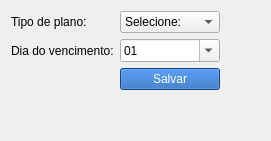
         <widget class="QWidget" name="pagamento_tab">
          <attribute name="title">
           <string>Plano</string>
          </attribute>
          <layout class="QGridLayout" name="gridLayout_20">
           <item row="1" column="0">
            <widget class="QLabel" name="label_35">
             <property name="text">
              <string>Dia do vencimento:</string>
             </property>
            </widget>
           </item>
           <item row="3" column="0">
            <spacer name="verticalSpacer_9">
             <property name="orientation">
              <enum>Qt::Orientation::Vertical</enum>
             </property>
             <property name="sizeHint" stdset="0">
              <size>
               <width>20</width>
               <height>40</height>
              </size>
             </property>
            </spacer>
           </item>
           <item row="0" column="0">
            <widget class="QLabel" name="label_34">
             <property name="sizePolicy">
              <sizepolicy hsizetype="Fixed" vsizetype="Preferred">
               <horstretch>0</horstretch>
               <verstretch>0</verstretch>
              </sizepolicy>
             </property>
             <property name="text">
              <string>Tipo de plano:</string>
             </property>
            </widget>
           </item>
           <item row="0" column="1">
            <widget class="QComboBox" name="comboBox_3">
             <property name="sizePolicy">
              <sizepolicy hsizetype="Fixed" vsizetype="Fixed">
               <horstretch>0</horstretch>
               <verstretch>0</verstretch>
              </sizepolicy>
             </property>
             <property name="minimumSize">
              <size>
               <width>100</width>
               <height>0</height>
              </size>
             </property>
             <item>
              <property name="text">
               <string>Selecione:</string>
              </property>
             </item>
             <item>
              <property name="text">
               <string>Diario</string>
              </property>
             </item>
             <item>
              <property name="text">
               <string>Mensal</string>
              </property>
             </item>
             <item>
              <property name="text">
               <string>Trimestral</string>
              </property>
             </item>
             <item>
              <property name="text">
               <string>Semestral</string>
              </property>
             </item>
             <item>
              <property name="text">
               <string>Anual</string>
              </property>
             </item>
            </widget>
           </item>
           <item row="0" column="2">
            <spacer name="horizontalSpacer_10">
             <property name="orientation">
              <enum>Qt::Orientation::Horizontal</enum>
             </property>
             <property name="sizeHint" stdset="0">
              <size>
               <width>40</width>
               <height>20</height>
              </size>
             </property>
            </spacer>
           </item>
           <item row="1" column="1">
            <widget class="QDateEdit" name="dateEdit">
             <property name="maximumDate">
              <date>
               <year>9999</year>
               <month>12</month>
               <day>30</day>
              </date>
             </property>
             <property name="currentSection">
              <enum>QDateTimeEdit::Section::DaySection</enum>
             </property>
             <property name="displayFormat">
              <string>dd</string>
             </property>
             <property name="calendarPopup">
              <bool>true</bool>
             </property>
            </widget>
           </item>
           <item row="2" column="1">
            <widget class="QPushButton" name="pushButton_13">
             <property name="styleSheet">
              <string notr="true">color: white;
background-color: rgb(26, 95, 180);</string>
             </property>
             <property name="text">
              <string>Salvar</string>
             </property>
            </widget>
           </item>
          </layout>
         </widget>
